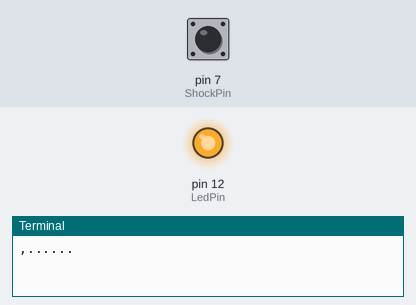
A program run on a simulated Raspberry Pi (header pin numbers). On the bench: output pins drawn as LEDs (lit = HIGH), the last lines printed to the terminal. The test bench sets the inputs (shaded band); at power-on: pin 7 (ShockPin) HIGH.

Above: at 1.2 s.
1.3 s: pin 7 (ShockPin) pulled LOW for 0.15 s
At 1.9 s:
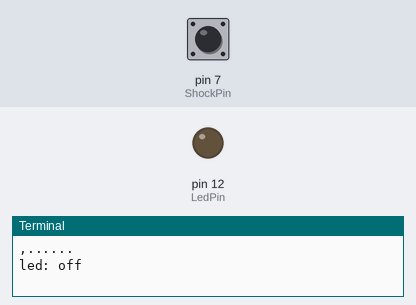
2.9 s: pin 7 (ShockPin) pulled LOW for 1 s
At 4.3 s:
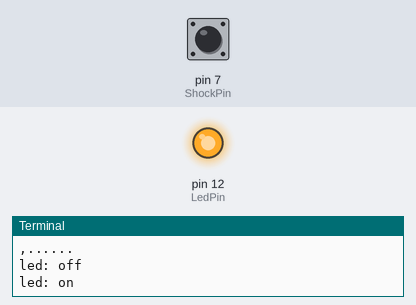
5.4 s: pin 7 (ShockPin) pulled LOW for 3.2 s
At 6.2 s:
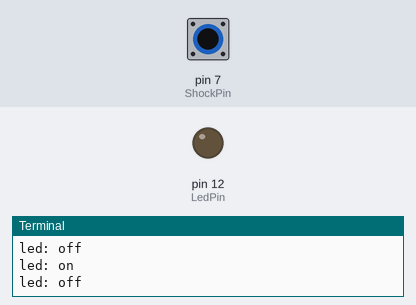
Timing chart, 0 to 8.4 s (numbered marks = the images above; inputs shaded):
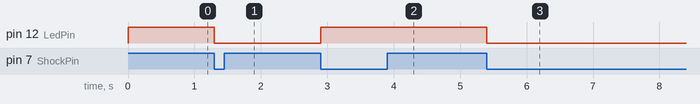

Measured:
- after the input at 1.3 s, pin 12 (LedPin): HIGH → LOW at once
- after the input at 2.9 s, pin 12 (LedPin): LOW → HIGH at once
- after the input at 5.4 s, pin 12 (LedPin): HIGH → LOW at once

The program:

vibration.py
```python
#!/usr/bin/env python
import RPi.GPIO as GPIO

ShockPin = 7
LedPin   = 12

Led_status = 1

def setup():
   GPIO.setmode(GPIO.BOARD)       # Numbers GPIOs by physical location
   GPIO.setup(LedPin, GPIO.OUT)   # Set LedPin's mode is output
   GPIO.setup(ShockPin, GPIO.IN, pull_up_down=GPIO.PUD_UP)
   GPIO.output(LedPin, GPIO.HIGH) # Set LedPin high(+3.3V) to off led

def swLed(ev=None):
   global Led_status
   Led_status = not Led_status
   GPIO.output(LedPin, Led_status)  # switch led status(on-->off; off-->on)
   print "led: " + ("on" if Led_status else "off")

def loop():
   print ',......'
   GPIO.add_event_detect(ShockPin, GPIO.FALLING, callback=swLed, bouncetime=200) # wait for falling
   while True:
       pass   # Don't do anything

def destroy():
   GPIO.output(LedPin, GPIO.LOW)      # led off
   GPIO.cleanup()                     # Release resource

if __name__ == '__main__':     # Program start from here
   setup()
   try:
       loop()
   except KeyboardInterrupt:  # When 'Ctrl+C' is pressed, the child program destroy() will be  executed.
       destroy()
```
